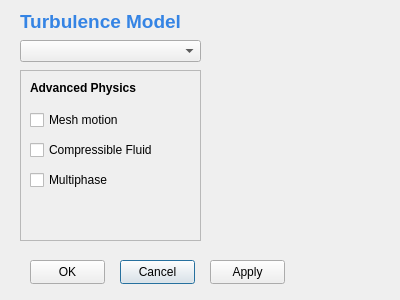
<?xml version="1.0" encoding="UTF-8"?>
<ui version="4.0">
 <class>advancedPhysicsDialog</class>
 <widget class="QDialog" name="advancedPhysicsDialog">
  <property name="geometry">
   <rect>
    <x>0</x>
    <y>0</y>
    <width>400</width>
    <height>300</height>
   </rect>
  </property>
  <property name="windowTitle">
   <string>Advanced Physics</string>
  </property>
  <widget class="QComboBox" name="comboBoxTurbulenceModels">
   <property name="geometry">
    <rect>
     <x>20</x>
     <y>40</y>
     <width>181</width>
     <height>22</height>
    </rect>
   </property>
  </widget>
  <widget class="QPushButton" name="pushButtonCancel">
   <property name="geometry">
    <rect>
     <x>120</x>
     <y>260</y>
     <width>75</width>
     <height>24</height>
    </rect>
   </property>
   <property name="text">
    <string>Cancel</string>
   </property>
  </widget>
  <widget class="QPushButton" name="pushButtonOK">
   <property name="geometry">
    <rect>
     <x>30</x>
     <y>260</y>
     <width>75</width>
     <height>24</height>
    </rect>
   </property>
   <property name="text">
    <string>OK</string>
   </property>
  </widget>
  <widget class="QLabel" name="label_6">
   <property name="geometry">
    <rect>
     <x>20</x>
     <y>10</y>
     <width>171</width>
     <height>21</height>
    </rect>
   </property>
   <property name="text">
    <string>&lt;html&gt;&lt;head/&gt;&lt;body&gt;&lt;p&gt;&lt;span style=&quot; font-size:14pt; font-weight:600; color:#3584e4;&quot;&gt;Turbulence Model&lt;/span&gt;&lt;/p&gt;&lt;/body&gt;&lt;/html&gt;</string>
   </property>
  </widget>
  <widget class="QFrame" name="frame">
   <property name="geometry">
    <rect>
     <x>20</x>
     <y>70</y>
     <width>181</width>
     <height>171</height>
    </rect>
   </property>
   <property name="frameShape">
    <enum>QFrame::Shape::StyledPanel</enum>
   </property>
   <property name="frameShadow">
    <enum>QFrame::Shadow::Sunken</enum>
   </property>
   <widget class="QLabel" name="label_7">
    <property name="geometry">
     <rect>
      <x>10</x>
      <y>10</y>
      <width>131</width>
      <height>16</height>
     </rect>
    </property>
    <property name="text">
     <string>&lt;html&gt;&lt;head/&gt;&lt;body&gt;&lt;p&gt;&lt;span style=&quot; font-weight:600;&quot;&gt;Advanced Physics&lt;/span&gt;&lt;/p&gt;&lt;/body&gt;&lt;/html&gt;</string>
    </property>
   </widget>
   <widget class="QCheckBox" name="checkBoxDynamicMesh">
    <property name="geometry">
     <rect>
      <x>10</x>
      <y>40</y>
      <width>121</width>
      <height>20</height>
     </rect>
    </property>
    <property name="text">
     <string>Mesh motion</string>
    </property>
   </widget>
   <widget class="QCheckBox" name="checkBoxCompressibleFluid">
    <property name="geometry">
     <rect>
      <x>10</x>
      <y>70</y>
      <width>151</width>
      <height>20</height>
     </rect>
    </property>
    <property name="text">
     <string>Compressible Fluid</string>
    </property>
   </widget>
   <widget class="QCheckBox" name="checkBoxMultiphase">
    <property name="geometry">
     <rect>
      <x>10</x>
      <y>100</y>
      <width>101</width>
      <height>20</height>
     </rect>
    </property>
    <property name="text">
     <string>Multiphase</string>
    </property>
   </widget>
  </widget>
  <widget class="QPushButton" name="pushButtonApply">
   <property name="geometry">
    <rect>
     <x>210</x>
     <y>260</y>
     <width>75</width>
     <height>24</height>
    </rect>
   </property>
   <property name="text">
    <string>Apply</string>
   </property>
  </widget>
 </widget>
 <resources/>
 <connections/>
</ui>
